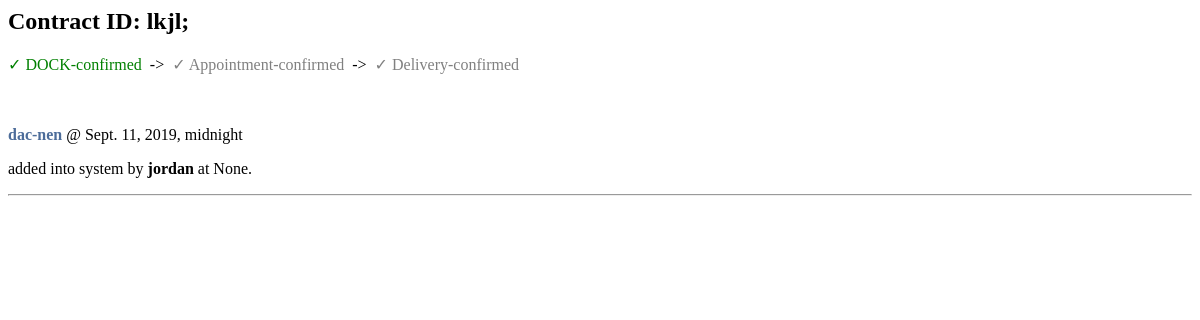
Page /contracts/1/milestones on the earlier database version.
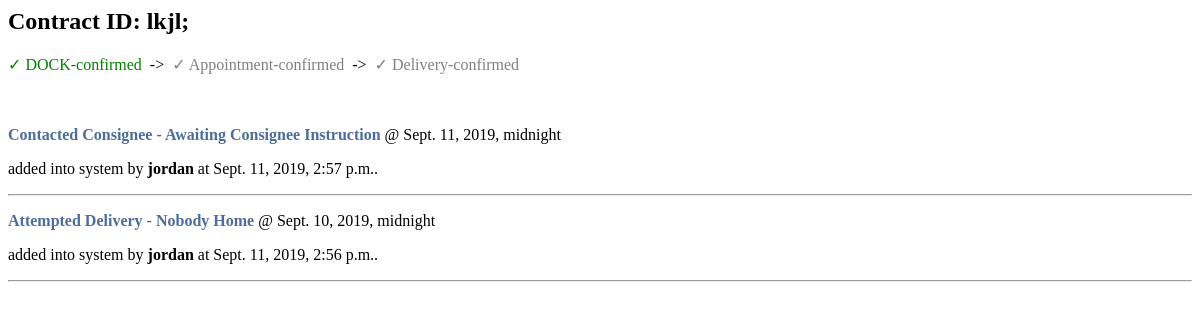
Same page on the later database version.
### service_providers/models.py (models this page shows)
class ContractUpdate(models.Model):
    contract_id = models.ForeignKey('Contract', on_delete=models.CASCADE)
    author = models.CharField(max_length=25)
    event_name = models.CharField(max_length=100)
    event_time = models.DateTimeField(blank=True, null=True)
    time_added = models.DateTimeField(
        default=datetime.now, blank=True, null=True)

### service_providers/views.py (the view)
def milestonesView(req, contract_id):
    contract_num = Contract.objects.get(id=contract_id).num
    try:
        contract_updates = ContractUpdate.objects.filter(
            contract_id=contract_id).order_by('-event_time')
    except ContractUpdate.DoesNotExist:
        contract_updates = None
    try:
        dock_confirmed_obj = DockConfirmed.objects.get(id=contract_id)
    except DockConfirmed.DoesNotExist:
        dock_confirmed_obj = None
    try:
        appt_confirmed_obj = AppointmentConfirmed.objects.get(id=contract_id)
    except AppointmentConfirmed.DoesNotExist:
        appt_confirmed_obj = None
    try:
        delivery_confirmed_obj = DeliveryConfirmed.objects.get(id=contract_id)
    except DeliveryConfirmed.DoesNotExist:
        delivery_confirmed_obj = None
    context = {
        'contract_num': contract_num,
        'contract_updates': contract_updates,
        'dock_confirmed_obj': dock_confirmed_obj,
        'appt_confirmed_obj': appt_confirmed_obj,
        'delivery_confirmed_obj': delivery_confirmed_obj,
    }
    return render(req, 'milestones.html', context)

### service_providers/templates/milestones.html (shortened to what this page needs)
<h2>Contract ID: {{ contract_num }}</h2>
{% if dock_confirmed_obj %}
<span style="color: green;">&#10003; DOCK-confirmed</span>
{% else %}
<span style="color: grey;">&#10003; DOCK-confirmed</span>
{% endif %}
&nbsp;->&nbsp;
{% if appt_confirmed_obj %}
<span style="color: green;">&#10003; Appointment-confirmed</span>
{% else %}
<span style="color: grey;">&#10003; Appointment-confirmed</span>
{% endif %}
&nbsp;->&nbsp;
{% if delivery_confirmed_obj %}
<span style="color: green;">&#10003; Delivery-confirmed</span>
{% else %}
<span style="color: grey;">&#10003; Delivery-confirmed</span>
{% endif %}
{% for contract_update in contract_updates %}
<p><span style="color:#4D6D9A;font-weight:bolder;">{{ contract_update.event_name }}</span> @
    {{ contract_update.event_time }}</p>
<p>added into system by <b>{{ contract_update.author }}</b> at {{ contract_update.time_added }}.</p>
<hr>
{% endfor %}

Differences in the rows shown:
added ContractUpdate: event_name "Contacted Consignee - Awaiting Consignee Instruction", event_time "Sept. 11, 2019, midnight", author "jordan", time_added "Sept. 11, 2019, 2:57 p.m."
changed ContractUpdate: event_name "dac-nen" → "Attempted Delivery - Nobody Home"; event_time "Sept. 11, 2019, midnight" → "Sept. 10, 2019, midnight"; time_added "None" → "Sept. 11, 2019, 2:56 p.m."
